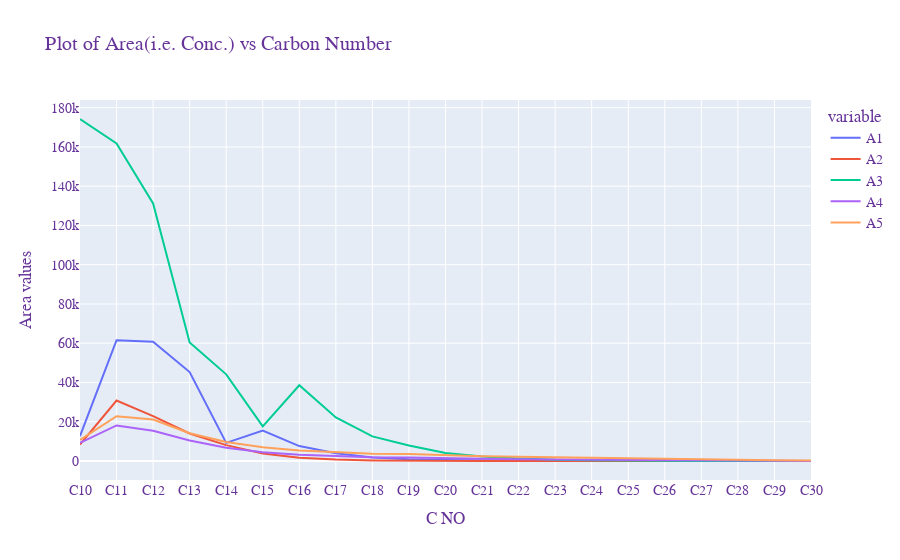

The notebook cell saved with this chart:
### Code cell
fig = px.line(doil, x="C NO", y=["A1","A2","A3","A4","A5"], 
                 labels={"value": "Area values"}, title="Plot of Area(i.e. Conc.) vs Carbon Number")

fig.update_layout(
    
    font=dict(
        family="Courier New, monospace",
        size=14,
        color="RebeccaPurple"
    )
)
fig.show()

### Figure 1 — Plotly figure (JSON) as saved in the notebook; plotly's stock layout.template omitted (floating-point values rounded to 4 significant figures)
{"data": [{"hovertemplate": "variable=A1<br>C NO=%{x}<br>Area values=%{y}<extra></extra>", "legendgroup": "A1", "line": {"color": "#636efa", "dash": "solid"}, "mode": "lines", "name": "A1", "orientation": "v", "showlegend": true, "type": "scatter", "x": ["C10", "C11", "C12", "C13", "C14", "C15", "C16", "C17", "C18", "C19", "C20", "C21", "C22", "C23", "C24", "C25", "C26", "C27", "C28", "C29", "C30"], "xaxis": "x", "y": [12650.0, 61560.0, 60790.0, 45320.0, 9241.0, 15540.0, 7603.0, 3902.0, 1800.0, 840.1, 477.1, 228.5, 122.4, 0, 0, 0, 0, 0, 0, 0, 0], "yaxis": "y"}, {"hovertemplate": "variable=A2<br>C NO=%{x}<br>Area values=%{y}<extra></extra>", "legendgroup": "A2", "line": {"color": "#EF553B", "dash": "solid"}, "mode": "lines", "name": "A2", "orientation": "v", "showlegend": true, "type": "scatter", "x": ["C10", "C11", "C12", "C13", "C14", "C15", "C16", "C17", "C18", "C19", "C20", "C21", "C22", "C23", "C24", "C25", "C26", "C27", "C28", "C29", "C30"], "xaxis": "x", "y": [8388.0, 30830.0, 22840.0, 14020.0, 8100.0, 3817.0, 1658.0, 750.5, 312.0, 125.4, 0, 0, 0, 0, 0, 0, 0, 0, 0, 0, 0], "yaxis": "y"}, {"hovertemplate": "variable=A3<br>C NO=%{x}<br>Area values=%{y}<extra></extra>", "legendgroup": "A3", "line": {"color": "#00cc96", "dash": "solid"}, "mode": "lines", "name": "A3", "orientation": "v", "showlegend": true, "type": "scatter", "x": ["C10", "C11", "C12", "C13", "C14", "C15", "C16", "C17", "C18", "C19", "C20", "C21", "C22", "C23", "C24", "C25", "C26", "C27", "C28", "C29", "C30"], "xaxis": "x", "y": [174200.0, 161800.0, 131200.0, 60360.0, 44160.0, 17680.0, 38580.0, 22200.0, 12550.0, 7949.0, 4056.0, 2255.0, 1329.0, 638.5, 382.2, 169.5, 108.6, 0, 0, 0, 0], "yaxis": "y"}, {"hovertemplate": "variable=A4<br>C NO=%{x}<br>Area values=%{y}<extra></extra>", "legendgroup": "A4", "line": {"color": "#ab63fa", "dash": "solid"}, "mode": "lines", "name": "A4", "orientation": "v", "showlegend": true, "type": "scatter", "x": ["C10", "C11", "C12", "C13", "C14", "C15", "C16", "C17", "C18", "C19", "C20", "C21", "C22", "C23", "C24", "C25", "C26", "C27", "C28", "C29", "C30"], "xaxis": "x", "y": [9192, 18120.0, 15400.0, 10450.0, 6803.0, 4495.0, 3247.0, 2458.0, 1895.0, 1773.0, 1331.0, 1089.0, 905.2, 765.1, 628, 482.9, 389.1, 302.6, 243.0, 198.3, 0], "yaxis": "y"}, {"hovertemplate": "variable=A5<br>C NO=%{x}<br>Area values=%{y}<extra></extra>", "legendgroup": "A5", "line": {"color": "#FFA15A", "dash": "solid"}, "mode": "lines", "name": "A5", "orientation": "v", "showlegend": true, "type": "scatter", "x": ["C10", "C11", "C12", "C13", "C14", "C15", "C16", "C17", "C18", "C19", "C20", "C21", "C22", "C23", "C24", "C25", "C26", "C27", "C28", "C29", "C30"], "xaxis": "x", "y": [10780.0, 22830.0, 21160.0, 14140.0, 9693.0, 6962.0, 5316.0, 4441.0, 3657.0, 3619.0, 2933.0, 2461.0, 2106.0, 1817.0, 1517.0, 1226.0, 925.6, 719.9, 531.4, 419.0, 283.8], "yaxis": "y"}], "layout": {"autosize": true, "font": {"color": "RebeccaPurple", "family": "Courier New, monospace", "size": 14}, "legend": {"title": {"text": "variable"}, "tracegroupgap": 0}, "title": {"text": "Plot of Area(i.e. Conc.) vs Carbon Number"}, "xaxis": {"anchor": "y", "autorange": true, "domain": [0, 1], "range": [0, 20], "title": {"text": "C NO"}, "type": "category"}, "yaxis": {"anchor": "x", "autorange": true, "domain": [0, 1], "range": [-9680.0, 183900.0], "title": {"text": "Area values"}, "type": "linear"}}}
